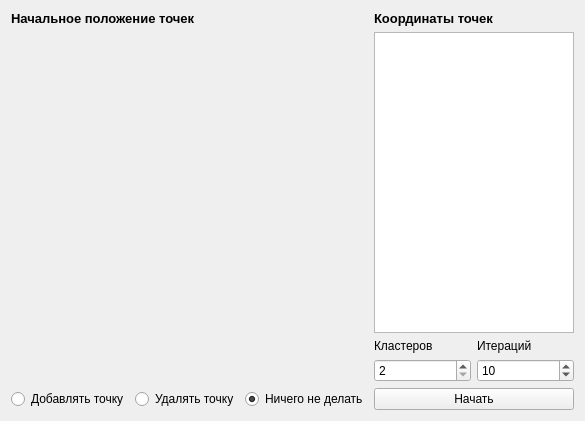
<?xml version="1.0" encoding="UTF-8"?>
<ui version="4.0">
 <class>KMeansWindow</class>
 <widget class="QWidget" name="KMeansWindow">
  <property name="geometry">
   <rect>
    <x>0</x>
    <y>0</y>
    <width>566</width>
    <height>418</height>
   </rect>
  </property>
  <property name="windowTitle">
   <string>k-means</string>
  </property>
  <layout class="QGridLayout" name="gl_main">
   <item row="11" column="1">
    <widget class="QPushButton" name="pb_clustering">
     <property name="sizePolicy">
      <sizepolicy hsizetype="Fixed" vsizetype="Fixed">
       <horstretch>0</horstretch>
       <verstretch>0</verstretch>
      </sizepolicy>
     </property>
     <property name="minimumSize">
      <size>
       <width>200</width>
       <height>0</height>
      </size>
     </property>
     <property name="maximumSize">
      <size>
       <width>200</width>
       <height>16777215</height>
      </size>
     </property>
     <property name="text">
      <string>Начать</string>
     </property>
    </widget>
   </item>
   <item row="1" column="0" rowspan="9">
    <widget class="QWidget" name="w_plot" native="true">
     <property name="minimumSize">
      <size>
       <width>350</width>
       <height>350</height>
      </size>
     </property>
     <property name="maximumSize">
      <size>
       <width>350</width>
       <height>350</height>
      </size>
     </property>
     <layout class="QVBoxLayout" name="vl_plot">
      <property name="leftMargin">
       <number>0</number>
      </property>
      <property name="topMargin">
       <number>0</number>
      </property>
      <property name="rightMargin">
       <number>0</number>
      </property>
      <property name="bottomMargin">
       <number>0</number>
      </property>
     </layout>
    </widget>
   </item>
   <item row="1" column="1" rowspan="8">
    <widget class="QListWidget" name="lw_points">
     <property name="sizePolicy">
      <sizepolicy hsizetype="Fixed" vsizetype="Expanding">
       <horstretch>0</horstretch>
       <verstretch>0</verstretch>
      </sizepolicy>
     </property>
     <property name="minimumSize">
      <size>
       <width>200</width>
       <height>0</height>
      </size>
     </property>
     <property name="maximumSize">
      <size>
       <width>200</width>
       <height>16777215</height>
      </size>
     </property>
    </widget>
   </item>
   <item row="0" column="1">
    <widget class="QLabel" name="l_points">
     <property name="sizePolicy">
      <sizepolicy hsizetype="Preferred" vsizetype="Fixed">
       <horstretch>0</horstretch>
       <verstretch>0</verstretch>
      </sizepolicy>
     </property>
     <property name="minimumSize">
      <size>
       <width>200</width>
       <height>0</height>
      </size>
     </property>
     <property name="maximumSize">
      <size>
       <width>200</width>
       <height>16777215</height>
      </size>
     </property>
     <property name="font">
      <font>
       <pointsize>10</pointsize>
       <weight>75</weight>
       <bold>true</bold>
      </font>
     </property>
     <property name="text">
      <string>Координаты точек</string>
     </property>
    </widget>
   </item>
   <item row="11" column="0">
    <layout class="QHBoxLayout" name="hl_actions">
     <item>
      <widget class="QRadioButton" name="rb_add_point">
       <property name="sizePolicy">
        <sizepolicy hsizetype="Fixed" vsizetype="Fixed">
         <horstretch>0</horstretch>
         <verstretch>0</verstretch>
        </sizepolicy>
       </property>
       <property name="text">
        <string>Добавлять точку</string>
       </property>
      </widget>
     </item>
     <item>
      <widget class="QRadioButton" name="rb_delete_point">
       <property name="sizePolicy">
        <sizepolicy hsizetype="Fixed" vsizetype="Fixed">
         <horstretch>0</horstretch>
         <verstretch>0</verstretch>
        </sizepolicy>
       </property>
       <property name="text">
        <string>Удалять точку</string>
       </property>
      </widget>
     </item>
     <item>
      <widget class="QRadioButton" name="rb_do_nothing">
       <property name="sizePolicy">
        <sizepolicy hsizetype="Fixed" vsizetype="Fixed">
         <horstretch>0</horstretch>
         <verstretch>0</verstretch>
        </sizepolicy>
       </property>
       <property name="text">
        <string>Ничего не делать</string>
       </property>
       <property name="checked">
        <bool>true</bool>
       </property>
      </widget>
     </item>
    </layout>
   </item>
   <item row="0" column="0">
    <widget class="QLabel" name="l_plot">
     <property name="sizePolicy">
      <sizepolicy hsizetype="Preferred" vsizetype="Fixed">
       <horstretch>0</horstretch>
       <verstretch>0</verstretch>
      </sizepolicy>
     </property>
     <property name="font">
      <font>
       <pointsize>10</pointsize>
       <weight>75</weight>
       <bold>true</bold>
      </font>
     </property>
     <property name="text">
      <string>Начальное положение точек</string>
     </property>
    </widget>
   </item>
   <item row="9" column="1">
    <widget class="QWidget" name="w_params" native="true">
     <property name="maximumSize">
      <size>
       <width>200</width>
       <height>16777215</height>
      </size>
     </property>
     <layout class="QGridLayout" name="gl_params">
      <property name="leftMargin">
       <number>0</number>
      </property>
      <property name="topMargin">
       <number>0</number>
      </property>
      <property name="rightMargin">
       <number>0</number>
      </property>
      <property name="bottomMargin">
       <number>0</number>
      </property>
      <item row="0" column="0">
       <widget class="QLabel" name="l_clusters_count">
        <property name="sizePolicy">
         <sizepolicy hsizetype="Preferred" vsizetype="Fixed">
          <horstretch>0</horstretch>
          <verstretch>0</verstretch>
         </sizepolicy>
        </property>
        <property name="text">
         <string>Кластеров</string>
        </property>
       </widget>
      </item>
      <item row="0" column="1">
       <widget class="QLabel" name="l_iterations">
        <property name="sizePolicy">
         <sizepolicy hsizetype="Preferred" vsizetype="Fixed">
          <horstretch>0</horstretch>
          <verstretch>0</verstretch>
         </sizepolicy>
        </property>
        <property name="text">
         <string>Итераций</string>
        </property>
       </widget>
      </item>
      <item row="1" column="0">
       <widget class="QSpinBox" name="sb_clusters_count">
        <property name="minimum">
         <number>2</number>
        </property>
        <property name="maximum">
         <number>24</number>
        </property>
       </widget>
      </item>
      <item row="1" column="1">
       <widget class="QSpinBox" name="sb_iterations">
        <property name="minimum">
         <number>2</number>
        </property>
        <property name="maximum">
         <number>150</number>
        </property>
        <property name="value">
         <number>10</number>
        </property>
       </widget>
      </item>
     </layout>
    </widget>
   </item>
  </layout>
 </widget>
 <resources/>
 <connections/>
</ui>
